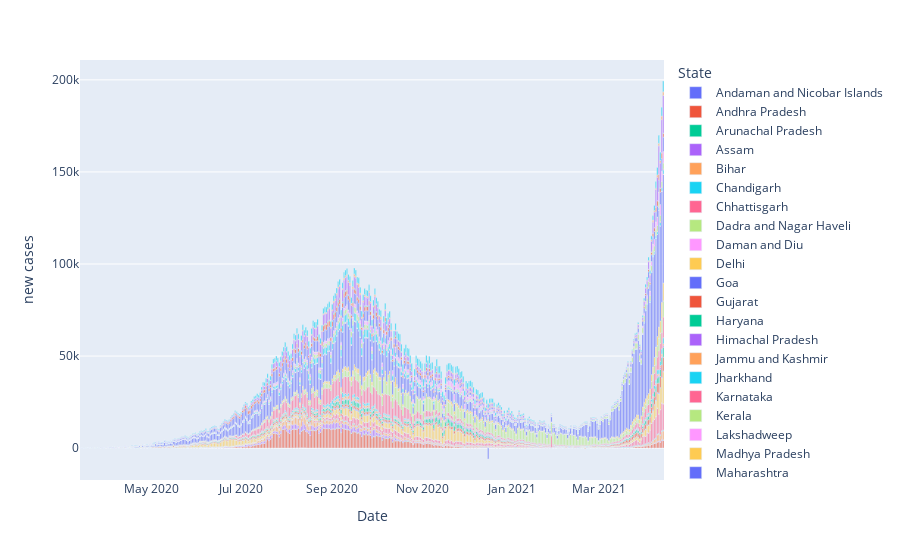

Write notebook code for a chart like this one.
### Code cell
# State wise case counts

fig = px.bar(states, x = 'Date', y = 'new cases', color = 'State')
fig.show()

### Figure 1 — Plotly figure (JSON) as saved in the notebook; plotly's stock layout.template omitted (floating-point values rounded to 4 significant figures; data arrays with more than 128 entries replaced by an {"elided": "..."} marker saying what was removed)
{"data": [{"alignmentgroup": "True", "hovertemplate": "State=Andaman and Nicobar Islands<br>Date=%{x}<br>new cases=%{y}<extra></extra>", "legendgroup": "Andaman and Nicobar Islands", "marker": {"color": "#636efa"}, "name": "Andaman and Nicobar Islands", "offsetgroup": "Andaman and Nicobar Islands", "orientation": "v", "showlegend": true, "textposition": "auto", "type": "bar", "x": {"elided": "397 str values"}, "xaxis": "x", "y": {"elided": "397 int values"}, "yaxis": "y"}, {"alignmentgroup": "True", "hovertemplate": "State=Andhra Pradesh<br>Date=%{x}<br>new cases=%{y}<extra></extra>", "legendgroup": "Andhra Pradesh", "marker": {"color": "#EF553B"}, "name": "Andhra Pradesh", "offsetgroup": "Andhra Pradesh", "orientation": "v", "showlegend": true, "textposition": "auto", "type": "bar", "x": {"elided": "397 str values"}, "xaxis": "x", "y": {"elided": "397 int values"}, "yaxis": "y"}, {"alignmentgroup": "True", "hovertemplate": "State=Arunachal Pradesh<br>Date=%{x}<br>new cases=%{y}<extra></extra>", "legendgroup": "Arunachal Pradesh", "marker": {"color": "#00cc96"}, "name": "Arunachal Pradesh", "offsetgroup": "Arunachal Pradesh", "orientation": "v", "showlegend": true, "textposition": "auto", "type": "bar", "x": {"elided": "397 str values"}, "xaxis": "x", "y": {"elided": "397 int values"}, "yaxis": "y"}, {"alignmentgroup": "True", "hovertemplate": "State=Assam<br>Date=%{x}<br>new cases=%{y}<extra></extra>", "legendgroup": "Assam", "marker": {"color": "#ab63fa"}, "name": "Assam", "offsetgroup": "Assam", "orientation": "v", "showlegend": true, "textposition": "auto", "type": "bar", "x": {"elided": "397 str values"}, "xaxis": "x", "y": {"elided": "397 int values"}, "yaxis": "y"}, {"alignmentgroup": "True", "hovertemplate": "State=Bihar<br>Date=%{x}<br>new cases=%{y}<extra></extra>", "legendgroup": "Bihar", "marker": {"color": "#FFA15A"}, "name": "Bihar", "offsetgroup": "Bihar", "orientation": "v", "showlegend": true, "textposition": "auto", "type": "bar", "x": {"elided": "397 str values"}, "xaxis": "x", "y": {"elided": "397 int values"}, "yaxis": "y"}, {"alignmentgroup": "True", "hovertemplate": "State=Chandigarh<br>Date=%{x}<br>new cases=%{y}<extra></extra>", "legendgroup": "Chandigarh", "marker": {"color": "#19d3f3"}, "name": "Chandigarh", "offsetgroup": "Chandigarh", "orientation": "v", "showlegend": true, "textposition": "auto", "type": "bar", "x": {"elided": "397 str values"}, "xaxis": "x", "y": {"elided": "397 int values"}, "yaxis": "y"}, {"alignmentgroup": "True", "hovertemplate": "State=Chhattisgarh<br>Date=%{x}<br>new cases=%{y}<extra></extra>", "legendgroup": "Chhattisgarh", "marker": {"color": "#FF6692"}, "name": "Chhattisgarh", "offsetgroup": "Chhattisgarh", "orientation": "v", "showlegend": true, "textposition": "auto", "type": "bar", "x": {"elided": "397 str values"}, "xaxis": "x", "y": {"elided": "397 int values"}, "yaxis": "y"}, {"alignmentgroup": "True", "hovertemplate": "State=Dadra and Nagar Haveli<br>Date=%{x}<br>new cases=%{y}<extra></extra>", "legendgroup": "Dadra and Nagar Haveli", "marker": {"color": "#B6E880"}, "name": "Dadra and Nagar Haveli", "offsetgroup": "Dadra and Nagar Haveli", "orientation": "v", "showlegend": true, "textposition": "auto", "type": "bar", "x": {"elided": "397 str values"}, "xaxis": "x", "y": {"elided": "397 int values"}, "yaxis": "y"}, {"alignmentgroup": "True", "hovertemplate": "State=Daman and Diu<br>Date=%{x}<br>new cases=%{y}<extra></extra>", "legendgroup": "Daman and Diu", "marker": {"color": "#FF97FF"}, "name": "Daman and Diu", "offsetgroup": "Daman and Diu", "orientation": "v", "showlegend": true, "textposition": "auto", "type": "bar", "x": {"elided": "397 str values"}, "xaxis": "x", "y": {"elided": "397 int values"}, "yaxis": "y"}, {"alignmentgroup": "True", "hovertemplate": "State=Delhi<br>Date=%{x}<br>new cases=%{y}<extra></extra>", "legendgroup": "Delhi", "marker": {"color": "#FECB52"}, "name": "Delhi", "offsetgroup": "Delhi", "orientation": "v", "showlegend": true, "textposition": "auto", "type": "bar", "x": {"elided": "397 str values"}, "xaxis": "x", "y": {"elided": "397 int values"}, "yaxis": "y"}, {"alignmentgroup": "True", "hovertemplate": "State=Goa<br>Date=%{x}<br>new cases=%{y}<extra></extra>", "legendgroup": "Goa", "marker": {"color": "#636efa"}, "name": "Goa", "offsetgroup": "Goa", "orientation": "v", "showlegend": true, "textposition": "auto", "type": "bar", "x": {"elided": "397 str values"}, "xaxis": "x", "y": {"elided": "397 int values"}, "yaxis": "y"}, {"alignmentgroup": "True", "hovertemplate": "State=Gujarat<br>Date=%{x}<br>new cases=%{y}<extra></extra>", "legendgroup": "Gujarat", "marker": {"color": "#EF553B"}, "name": "Gujarat", "offsetgroup": "Gujarat", "orientation": "v", "showlegend": true, "textposition": "auto", "type": "bar", "x": {"elided": "397 str values"}, "xaxis": "x", "y": {"elided": "397 int values"}, "yaxis": "y"}, {"alignmentgroup": "True", "hovertemplate": "State=Haryana<br>Date=%{x}<br>new cases=%{y}<extra></extra>", "legendgroup": "Haryana", "marker": {"color": "#00cc96"}, "name": "Haryana", "offsetgroup": "Haryana", "orientation": "v", "showlegend": true, "textposition": "auto", "type": "bar", "x": {"elided": "397 str values"}, "xaxis": "x", "y": {"elided": "397 int values"}, "yaxis": "y"}, {"alignmentgroup": "True", "hovertemplate": "State=Himachal Pradesh<br>Date=%{x}<br>new cases=%{y}<extra></extra>", "legendgroup": "Himachal Pradesh", "marker": {"color": "#ab63fa"}, "name": "Himachal Pradesh", "offsetgroup": "Himachal Pradesh", "orientation": "v", "showlegend": true, "textposition": "auto", "type": "bar", "x": {"elided": "397 str values"}, "xaxis": "x", "y": {"elided": "397 int values"}, "yaxis": "y"}, {"alignmentgroup": "True", "hovertemplate": "State=Jammu and Kashmir<br>Date=%{x}<br>new cases=%{y}<extra></extra>", "legendgroup": "Jammu and Kashmir", "marker": {"color": "#FFA15A"}, "name": "Jammu and Kashmir", "offsetgroup": "Jammu and Kashmir", "orientation": "v", "showlegend": true, "textposition": "auto", "type": "bar", "x": {"elided": "397 str values"}, "xaxis": "x", "y": {"elided": "397 int values"}, "yaxis": "y"}, {"alignmentgroup": "True", "hovertemplate": "State=Jharkhand<br>Date=%{x}<br>new cases=%{y}<extra></extra>", "legendgroup": "Jharkhand", "marker": {"color": "#19d3f3"}, "name": "Jharkhand", "offsetgroup": "Jharkhand", "orientation": "v", "showlegend": true, "textposition": "auto", "type": "bar", "x": {"elided": "397 str values"}, "xaxis": "x", "y": {"elided": "397 int values"}, "yaxis": "y"}, {"alignmentgroup": "True", "hovertemplate": "State=Karnataka<br>Date=%{x}<br>new cases=%{y}<extra></extra>", "legendgroup": "Karnataka", "marker": {"color": "#FF6692"}, "name": "Karnataka", "offsetgroup": "Karnataka", "orientation": "v", "showlegend": true, "textposition": "auto", "type": "bar", "x": {"elided": "397 str values"}, "xaxis": "x", "y": {"elided": "397 int values"}, "yaxis": "y"}, {"alignmentgroup": "True", "hovertemplate": "State=Kerala<br>Date=%{x}<br>new cases=%{y}<extra></extra>", "legendgroup": "Kerala", "marker": {"color": "#B6E880"}, "name": "Kerala", "offsetgroup": "Kerala", "orientation": "v", "showlegend": true, "textposition": "auto", "type": "bar", "x": {"elided": "397 str values"}, "xaxis": "x", "y": {"elided": "397 int values"}, "yaxis": "y"}, {"alignmentgroup": "True", "hovertemplate": "State=Lakshadweep<br>Date=%{x}<br>new cases=%{y}<extra></extra>", "legendgroup": "Lakshadweep", "marker": {"color": "#FF97FF"}, "name": "Lakshadweep", "offsetgroup": "Lakshadweep", "orientation": "v", "showlegend": true, "textposition": "auto", "type": "bar", "x": {"elided": "372 str values"}, "xaxis": "x", "y": {"elided": "372 int values"}, "yaxis": "y"}, {"alignmentgroup": "True", "hovertemplate": "State=Madhya Pradesh<br>Date=%{x}<br>new cases=%{y}<extra></extra>", "legendgroup": "Madhya Pradesh", "marker": {"color": "#FECB52"}, "name": "Madhya Pradesh", "offsetgroup": "Madhya Pradesh", "orientation": "v", "showlegend": true, "textposition": "auto", "type": "bar", "x": {"elided": "397 str values"}, "xaxis": "x", "y": {"elided": "397 int values"}, "yaxis": "y"}, {"alignmentgroup": "True", "hovertemplate": "State=Maharashtra<br>Date=%{x}<br>new cases=%{y}<extra></extra>", "legendgroup": "Maharashtra", "marker": {"color": "#636efa"}, "name": "Maharashtra", "offsetgroup": "Maharashtra", "orientation": "v", "showlegend": true, "textposition": "auto", "type": "bar", "x": {"elided": "397 str values"}, "xaxis": "x", "y": {"elided": "397 int values"}, "yaxis": "y"}, {"alignmentgroup": "True", "hovertemplate": "State=Manipur<br>Date=%{x}<br>new cases=%{y}<extra></extra>", "legendgroup": "Manipur", "marker": {"color": "#EF553B"}, "name": "Manipur", "offsetgroup": "Manipur", "orientation": "v", "showlegend": true, "textposition": "auto", "type": "bar", "x": {"elided": "397 str values"}, "xaxis": "x", "y": {"elided": "397 int values"}, "yaxis": "y"}, {"alignmentgroup": "True", "hovertemplate": "State=Meghalaya<br>Date=%{x}<br>new cases=%{y}<extra></extra>", "legendgroup": "Meghalaya", "marker": {"color": "#00cc96"}, "name": "Meghalaya", "offsetgroup": "Meghalaya", "orientation": "v", "showlegend": true, "textposition": "auto", "type": "bar", "x": {"elided": "397 str values"}, "xaxis": "x", "y": {"elided": "397 int values"}, "yaxis": "y"}, {"alignmentgroup": "True", "hovertemplate": "State=Mizoram<br>Date=%{x}<br>new cases=%{y}<extra></extra>", "legendgroup": "Mizoram", "marker": {"color": "#ab63fa"}, "name": "Mizoram", "offsetgroup": "Mizoram", "orientation": "v", "showlegend": true, "textposition": "auto", "type": "bar", "x": {"elided": "397 str values"}, "xaxis": "x", "y": {"elided": "397 int values"}, "yaxis": "y"}, {"alignmentgroup": "True", "hovertemplate": "State=Nagaland<br>Date=%{x}<br>new cases=%{y}<extra></extra>", "legendgroup": "Nagaland", "marker": {"color": "#FFA15A"}, "name": "Nagaland", "offsetgroup": "Nagaland", "orientation": "v", "showlegend": true, "textposition": "auto", "type": "bar", "x": {"elided": "397 str values"}, "xaxis": "x", "y": {"elided": "397 int values"}, "yaxis": "y"}, {"alignmentgroup": "True", "hovertemplate": "State=Odisha<br>Date=%{x}<br>new cases=%{y}<extra></extra>", "legendgroup": "Odisha", "marker": {"color": "#19d3f3"}, "name": "Odisha", "offsetgroup": "Odisha", "orientation": "v", "showlegend": true, "textposition": "auto", "type": "bar", "x": {"elided": "397 str values"}, "xaxis": "x", "y": {"elided": "397 int values"}, "yaxis": "y"}, {"alignmentgroup": "True", "hovertemplate": "State=Puducherry<br>Date=%{x}<br>new cases=%{y}<extra></extra>", "legendgroup": "Puducherry", "marker": {"color": "#FF6692"}, "name": "Puducherry", "offsetgroup": "Puducherry", "orientation": "v", "showlegend": true, "textposition": "auto", "type": "bar", "x": {"elided": "397 str values"}, "xaxis": "x", "y": {"elided": "397 int values"}, "yaxis": "y"}, {"alignmentgroup": "True", "hovertemplate": "State=Punjab<br>Date=%{x}<br>new cases=%{y}<extra></extra>", "legendgroup": "Punjab", "marker": {"color": "#B6E880"}, "name": "Punjab", "offsetgroup": "Punjab", "orientation": "v", "showlegend": true, "textposition": "auto", "type": "bar", "x": {"elided": "397 str values"}, "xaxis": "x", "y": {"elided": "397 int values"}, "yaxis": "y"}, {"alignmentgroup": "True", "hovertemplate": "State=Rajasthan<br>Date=%{x}<br>new cases=%{y}<extra></extra>", "legendgroup": "Rajasthan", "marker": {"color": "#FF97FF"}, "name": "Rajasthan", "offsetgroup": "Rajasthan", "orientation": "v", "showlegend": true, "textposition": "auto", "type": "bar", "x": {"elided": "397 str values"}, "xaxis": "x", "y": {"elided": "397 int values"}, "yaxis": "y"}, {"alignmentgroup": "True", "hovertemplate": "State=Sikkim<br>Date=%{x}<br>new cases=%{y}<extra></extra>", "legendgroup": "Sikkim", "marker": {"color": "#FECB52"}, "name": "Sikkim", "offsetgroup": "Sikkim", "orientation": "v", "showlegend": true, "textposition": "auto", "type": "bar", "x": {"elided": "397 str values"}, "xaxis": "x", "y": {"elided": "397 int values"}, "yaxis": "y"}, {"alignmentgroup": "True", "hovertemplate": "State=Tamil Nadu<br>Date=%{x}<br>new cases=%{y}<extra></extra>", "legendgroup": "Tamil Nadu", "marker": {"color": "#636efa"}, "name": "Tamil Nadu", "offsetgroup": "Tamil Nadu", "orientation": "v", "showlegend": true, "textposition": "auto", "type": "bar", "x": {"elided": "397 str values"}, "xaxis": "x", "y": {"elided": "397 int values"}, "yaxis": "y"}, {"alignmentgroup": "True", "hovertemplate": "State=Telangana<br>Date=%{x}<br>new cases=%{y}<extra></extra>", "legendgroup": "Telangana", "marker": {"color": "#EF553B"}, "name": "Telangana", "offsetgroup": "Telangana", "orientation": "v", "showlegend": true, "textposition": "auto", "type": "bar", "x": {"elided": "397 str values"}, "xaxis": "x", "y": {"elided": "397 int values"}, "yaxis": "y"}, {"alignmentgroup": "True", "hovertemplate": "State=Tripura<br>Date=%{x}<br>new cases=%{y}<extra></extra>", "legendgroup": "Tripura", "marker": {"color": "#00cc96"}, "name": "Tripura", "offsetgroup": "Tripura", "orientation": "v", "showlegend": true, "textposition": "auto", "type": "bar", "x": {"elided": "397 str values"}, "xaxis": "x", "y": {"elided": "397 int values"}, "yaxis": "y"}, {"alignmentgroup": "True", "hovertemplate": "State=Uttar Pradesh<br>Date=%{x}<br>new cases=%{y}<extra></extra>", "legendgroup": "Uttar Pradesh", "marker": {"color": "#ab63fa"}, "name": "Uttar Pradesh", "offsetgroup": "Uttar Pradesh", "orientation": "v", "showlegend": true, "textposition": "auto", "type": "bar", "x": {"elided": "397 str values"}, "xaxis": "x", "y": {"elided": "397 int values"}, "yaxis": "y"}, {"alignmentgroup": "True", "hovertemplate": "State=Uttarakhand<br>Date=%{x}<br>new cases=%{y}<extra></extra>", "legendgroup": "Uttarakhand", "marker": {"color": "#FFA15A"}, "name": "Uttarakhand", "offsetgroup": "Uttarakhand", "orientation": "v", "showlegend": true, "textposition": "auto", "type": "bar", "x": {"elided": "397 str values"}, "xaxis": "x", "y": {"elided": "397 int values"}, "yaxis": "y"}, {"alignmentgroup": "True", "hovertemplate": "State=West Bengal<br>Date=%{x}<br>new cases=%{y}<extra></extra>", "legendgroup": "West Bengal", "marker": {"color": "#19d3f3"}, "name": "West Bengal", "offsetgroup": "West Bengal", "orientation": "v", "showlegend": true, "textposition": "auto", "type": "bar", "x": {"elided": "397 str values"}, "xaxis": "x", "y": {"elided": "397 int values"}, "yaxis": "y"}], "layout": {"barmode": "relative", "legend": {"title": {"text": "State"}, "tracegroupgap": 0}, "margin": {"t": 60}, "xaxis": {"anchor": "y", "domain": [0, 1], "title": {"text": "Date"}}, "yaxis": {"anchor": "x", "domain": [0, 1], "title": {"text": "new cases"}}}}
